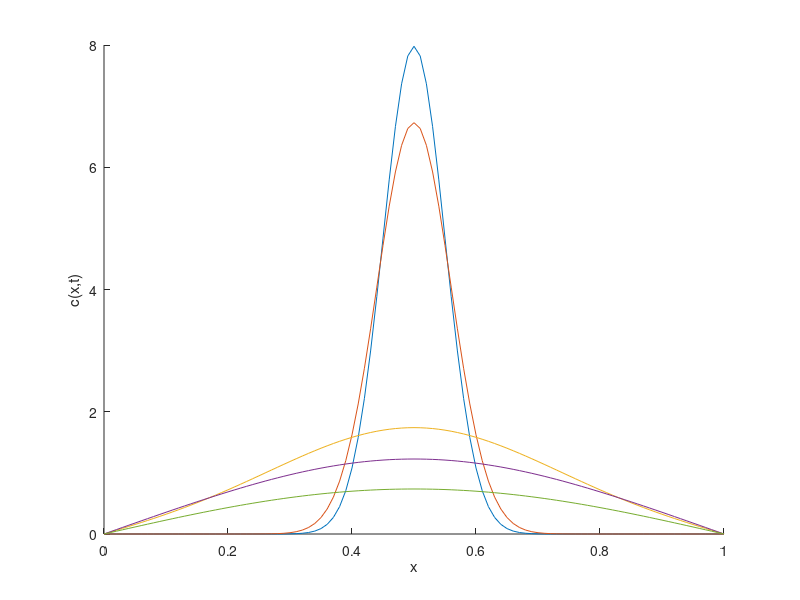

This chart was generated by the following MATLAB code:
% Lab Assignment 5
% ELEC-2250: Physical Electronics S2020
% Part 3 Diffusion process simulation with a Gaussian pulse
clear all
close all
numx = 101; %number of grid points in x
numt = 4000; %number of time steps to be iterated over
dx = 1/(numx - 1);
dt = 0.00005;
x = 0:dx:1; %vector of x values, to be used for plotting
C = zeros(numx,numt); %initialize everything to zero
%specify initial conditions
t(1) = 0; %t=0
C(1,1) = 0; %C=0 at x=0
C(1,numx) = 0; %C=0 at x=1
mu = 0.5;
sigma = 0.05;
for i=2:numx-1
 C(i,1) = exp(-(x(i)-mu)^2/(2*sigma^2)) / sqrt(2*pi*sigma^2);
end
%iterate difference equation - note that C(1,j) and C(numx,j) always remain 0
for j=1:numt
 t(j+1) = t(j) + dt;
 for i=2:numx-1
 C(i,j+1) = C(i,j) + (dt/dx^2)*(C(i+1,j) - 2*C(i,j) + C(i-1,j));
 end
end
figure(1);
hold on;
plot(x,C(:,1));
pause
plot(x,C(:,11));
pause
plot(x,C(:,501));
pause
plot(x,C(:,1001));
pause
plot(x,C(:,2001));
pause
xlabel('x');
ylabel('c(x,t)');
hold off